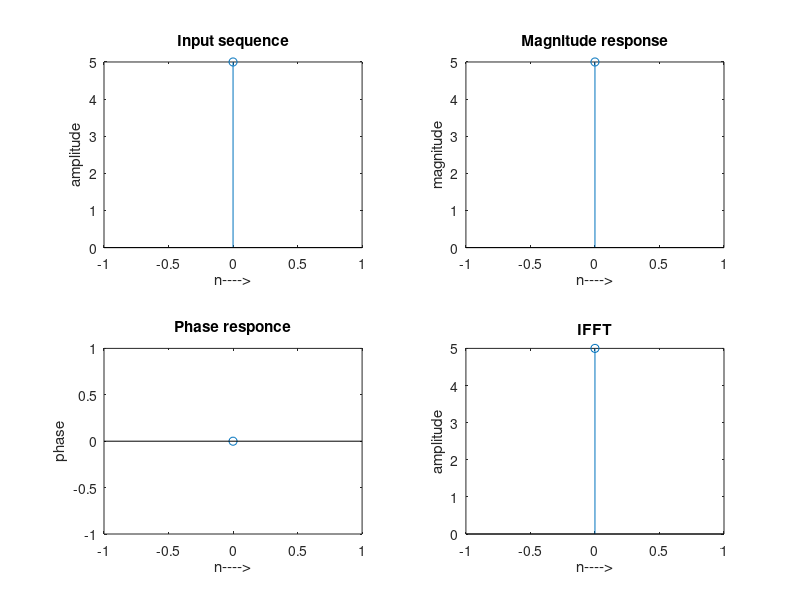

MATLAB code for this plot:
clc;
clear all;
close all;
x=input('Enter the sequence : ')
N=length(x)
xK=fft(x,N)
xn=ifft(xK)
n=0:N-1;
subplot (2,2,1);
stem(n,x);
xlabel('n---->');
ylabel('amplitude');
title('Input sequence');
subplot (2,2,2);
stem(n,abs(xK));
xlabel('n---->');
ylabel('magnitude');
title('Magnitude response');
subplot (2,2,3);
stem(n,angle(xK));
xlabel('n---->');
ylabel('phase');
title('Phase responce');
subplot (2,2,4);
stem(n,xn);
xlabel('n---->');
ylabel('amplitude');
title('IFFT');


